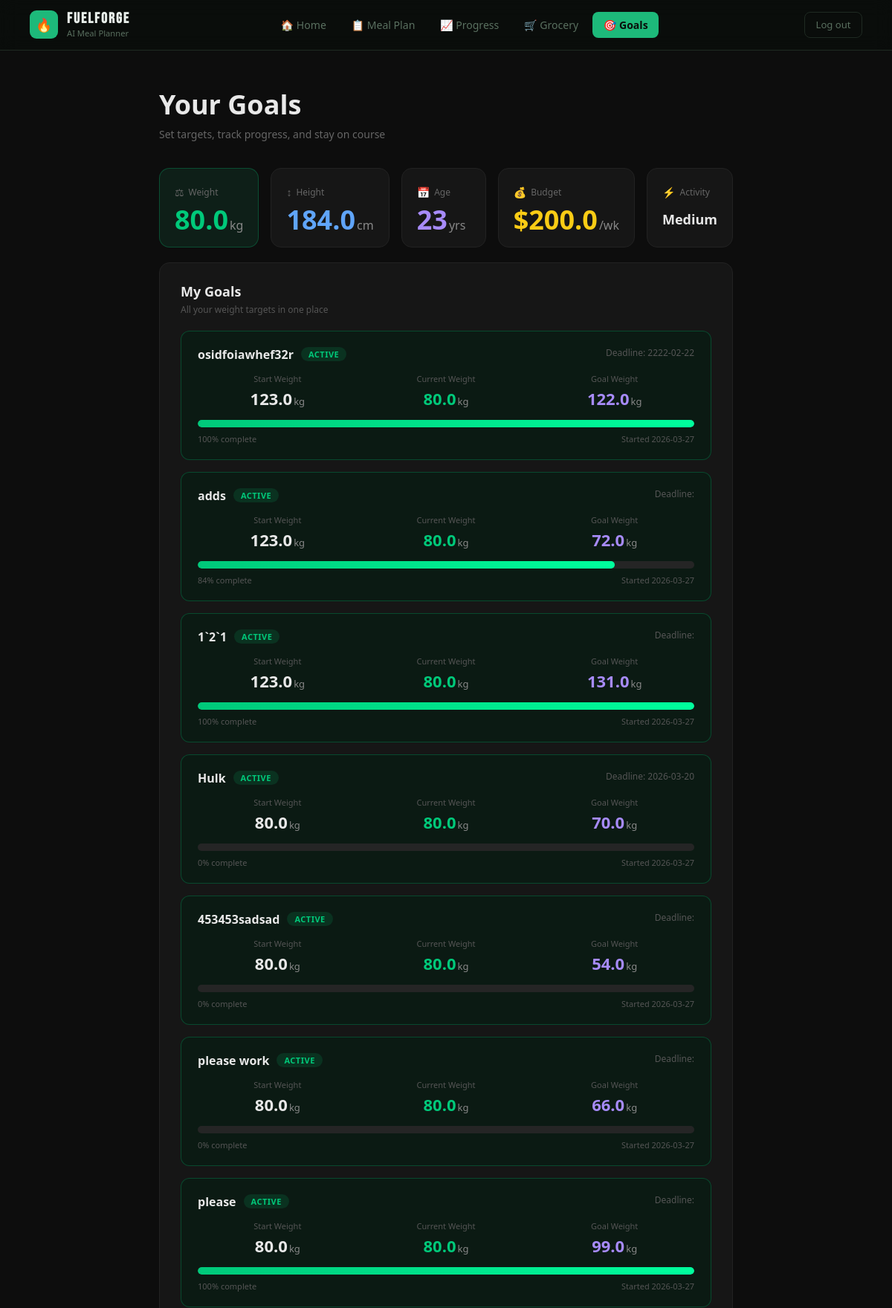
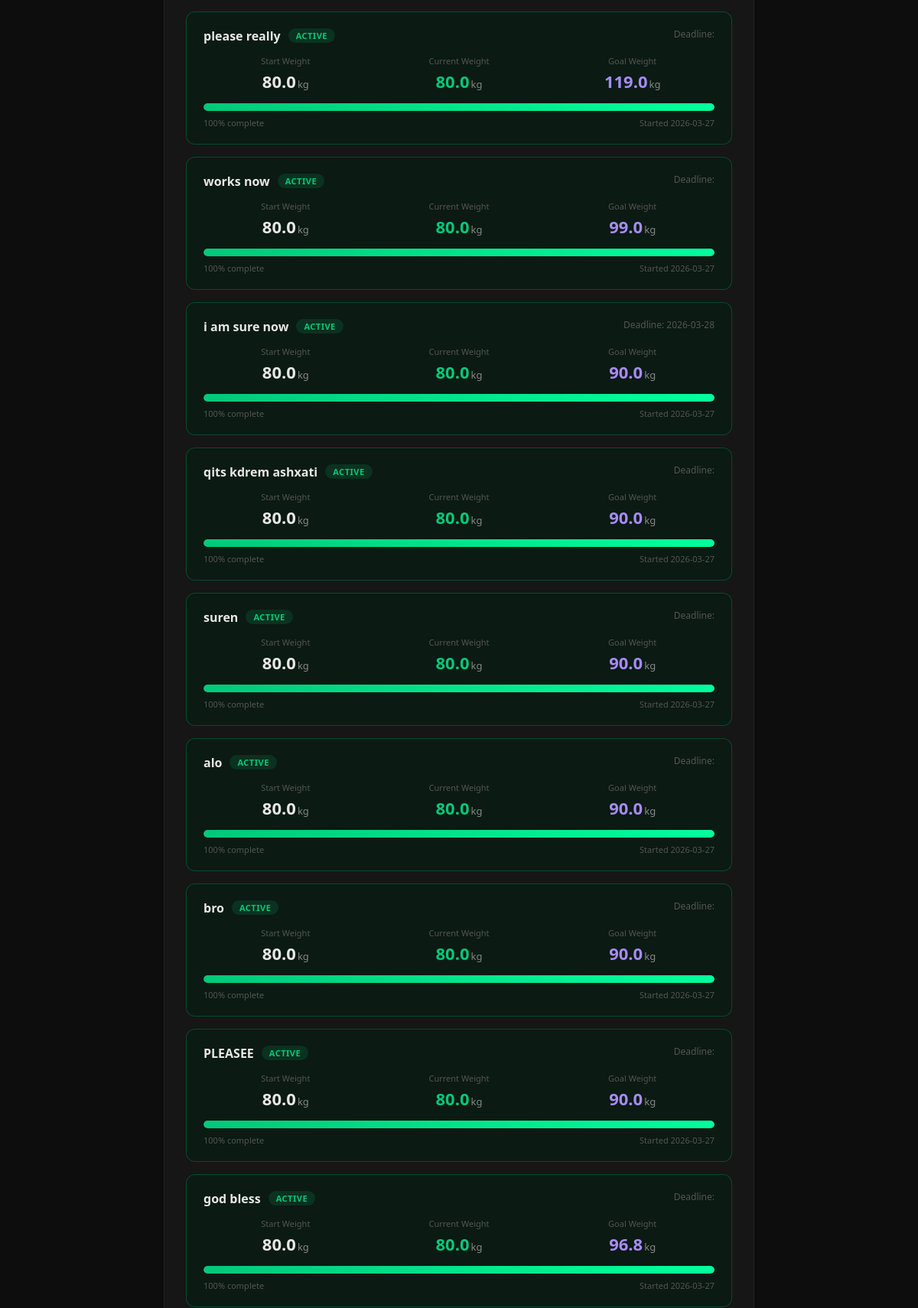
The page /goals (signed in, upper part) on the database its author committed (2 pictures, top to bottom).
### tables this page shows
CREATE TABLE users (
            id                INTEGER PRIMARY KEY AUTOINCREMENT,
            email             TEXT    NOT NULL UNIQUE,
            password_hash     TEXT    NOT NULL,
            weight            REAL    DEFAULT 0,       -- kg
            height            REAL    DEFAULT 0,       -- cm
            age               INTEGER DEFAULT 0,
            budget            REAL    DEFAULT 0,       -- $ per week
            activity_level    TEXT    DEFAULT 'medium',
            current_streak    INTEGER DEFAULT 0,
            longest_streak    INTEGER DEFAULT 0,
            total_active_days INTEGER DEFAULT 0,
            last_login_date   TEXT    DEFAULT '',
            created_at        TEXT    DEFAULT (date('now'))
        );

CREATE TABLE goals (
            id           INTEGER PRIMARY KEY AUTOINCREMENT,
            user_id      INTEGER NOT NULL REFERENCES users(id) ON DELETE CASCADE,
            title        TEXT    NOT NULL,
            goal_weight  REAL    NOT NULL,  -- kg
            start_weight REAL    NOT NULL,  -- kg at time of creation
            created      TEXT    DEFAULT (date('now')),
            deadline     TEXT    DEFAULT '',
            status       TEXT    DEFAULT 'active'
        );

### goals.py (the view, shortened to what this page needs)
@goals_bp.route("/goals", methods=["GET", "POST"])
def goals():
    if "uid" not in session:
        return redirect(url_for("login"))
    uid  = session["uid"]
    conn = get_db()
    user = dict(conn.execute("SELECT * FROM users WHERE id=?", (uid,)).fetchone())
    rows = conn.execute(
        "SELECT * FROM goals WHERE user_id=? ORDER BY created DESC", (uid,)
    ).fetchall()
    conn.close()
    goals_list = []
    for row in rows:
        g = dict(row)
        g["current_weight"] = user["weight"]
        total = abs(g["start_weight"] - g["goal_weight"])
        done  = abs(g["start_weight"] - user["weight"])
        g["progress_pct"] = min(round((done / total * 100) if total else 0, 1), 100)
        goals_list.append(g)
    data = {
        "app_name":       "FUELFORGE",
        "tagline":        "AI Meal Planner",
        "nav":            ["Home", "Meal Plan", "Progress", "Goals", "Grocery", "Scanner"],
        "active_nav":     "Goals",
        "current_weight": user["weight"],
        "height":         user["height"],
        "age":            user["age"],
        "budget":         user["budget"],
        "activity_level": user.get("activity_level") or "medium",
        "goals":          goals_list,
    }
    return render_template("goals.html", d=data)

### database.py (called while the page is built)
def get_db():
    conn = sqlite3.connect(DB_PATH)
    conn.row_factory = sqlite3.Row
    conn.execute("PRAGMA foreign_keys = ON")
    return conn

### templates/goals.html (shortened to what this page needs)
<!DOCTYPE html>
<html lang="en">
<head>
</head>
<body>
<nav>
  <div class="logo">
    <div class="logo-icon">🔥</div>
    <div class="logo-text">
      <strong>FUELFORGE</strong>
      <span>AI Meal Planner</span>
    </div>
  </div>
  <ul class="nav-links">
    <li><a href="/home">🏠 Home</a></li>
    <li><a href="/meal-plan">📋 Meal Plan</a></li>
    <li><a href="/progress">📈 Progress</a></li>
    <li><a href="/grocery">🛒 Grocery</a></li>
    <li><a href="/goals" class="active">🎯 Goals</a></li>
  </ul>
  <a href="/logout" class="btn-logout">Log out</a>
</nav>
<main>
  <h1>Your Goals</h1>
  <p class="subtitle">Set targets, track progress, and stay on course</p>
  <div class="profile-grid">
    <div class="card highlight">
      <div class="card-label"><span class="icon">&#9878;</span> Weight</div>
      <div class="card-value green">{{ d.current_weight }}<span>kg</span></div>
    </div>
    <div class="card">
      <div class="card-label"><span class="icon">&#8597;</span> Height</div>
      <div class="card-value blue">{{ d.height }}<span>cm</span></div>
    </div>
    <div class="card">
      <div class="card-label"><span class="icon">&#128197;</span> Age</div>
      <div class="card-value purple">{{ d.age }}<span>yrs</span></div>
    </div>
    <div class="card">
      <div class="card-label"><span class="icon">&#128176;</span> Budget</div>
      <div class="card-value gold">${{ d.budget }}<span>/wk</span></div>
    </div>
    <div class="card">
      <div class="card-label"><span class="icon">&#9889;</span> Activity</div>
      <div class="card-value" style="font-size:18px; line-height:1.3; padding-top:6px;">
        {% set al = d.activity_level %}
        {% if al == 'very_low' %}Very Low
        {% elif al == 'low' %}Low
        {% elif al == 'medium' %}Medium
        {% elif al == 'high' %}High
        {% elif al == 'very_high' %}Very High
        {% else %}—
        {% endif %}
      </div>
    </div>
  </div>
  <div class="section">
    <div class="section-title">My Goals</div>
    <div class="section-sub">All your weight targets in one place</div>
    <div class="goals-list">
      {% for g in d.goals %}
      {% set diff = g.start_weight - g.goal_weight %}
      {% set done = g.start_weight - g.current_weight %}
      {% set pct = ((done / diff) * 100) | int if diff > 0 else 100 %}
      {% set pct = [pct, 0] | max %}
      {% set pct = [pct, 100] | min %}
      <div class="goal-card {{ g.status }}-goal">
        <div class="goal-header">
          <div class="goal-title-row">
            <div class="goal-title">{{ g.title }}</div>
            <div class="status-badge {{ g.status }}">{{ g.status | upper }}</div>
          </div>
          <div class="goal-deadline">Deadline: {{ g.deadline }}</div>
        </div>
        <div class="goal-weights">
          <div class="gw-item">
            <div class="gw-label">Start Weight</div>
            <div class="gw-val">{{ g.start_weight }}<span class="gw-unit">kg</span></div>
          </div>
          <div class="gw-item">
            <div class="gw-label">Current Weight</div>
            <div class="gw-val green">{{ g.current_weight }}<span class="gw-unit">kg</span></div>
          </div>
          <div class="gw-item">
            <div class="gw-label">Goal Weight</div>
            <div class="gw-val purple">{{ g.goal_weight }}<span class="gw-unit">kg</span></div>
          </div>
        </div>
        <div class="progress-bar-bg">
          <div class="progress-bar-fill {% if g.status == 'completed' %}purple-fill{% endif %}" style="width: {{ pct }}%"></div>
        </div>
        <div class="progress-info">
          <span>{{ pct }}% complete</span>
          <span>Started {{ g.created }}</span>
        </div>
      </div>
      {% endfor %}
    </div>
  </div>
</main>
</body>
</html>

### templates/goals.html (style rules this page uses)
*, *::before, *::after { box-sizing: border-box; margin: 0; padding: 0; }
body { background: #0d0d0d; color: #e8e8e8; font-family: 'Segoe UI', system-ui, sans-serif; min-height: 100vh; }
nav { display: flex; align-items: center; justify-content: space-between; padding: .9rem 2.5rem; border-bottom: 1px solid #1f2a22; position: sticky; top: 0; z-index: 100; background: rgba(10,14,11,.92); backdrop-filter: blur(12px); }
.logo { display: flex; align-items: center; gap: .75rem; }
.logo-icon { width: 38px; height: 38px; background: #1db97a; border-radius: 9px; display: grid; place-items: center; font-size: 1.1rem; }
.logo-text { line-height: 1; }
.logo-text strong { display: block; font-family: 'Bebas Neue', sans-serif; font-size: 1.25rem; letter-spacing: .1em; color: #e8eeea; }
.logo-text span { font-size: .7rem; color: #5a7060; font-weight: 300; }
.nav-links { display: flex; align-items: center; gap: .3rem; list-style: none; }
.nav-links a { text-decoration: none; color: #5a7060; font-size: .88rem; font-weight: 500; padding: .5rem .9rem; border-radius: 8px; display: flex; align-items: center; gap: .4rem; transition: color .2s, background .2s; }
.nav-links a.active { background: #1db97a; color: #0a0e0b !important; font-weight: 600; }
.btn-logout { text-decoration: none; color: #5a7060; font-size: .82rem; font-weight: 500; padding: .45rem .9rem; border-radius: 8px; border: 1px solid #1f2a22; margin-left: .5rem; transition: color .2s, border-color .2s; }
main { max-width: 820px; margin: 0 auto; padding: 48px 24px 80px; }
h1 { font-size: 36px; font-weight: 800; margin-bottom: 6px; }
.subtitle { color: #666; font-size: 14px; margin-bottom: 36px; }
.profile-grid { display: grid; grid-template-columns: repeat(5, 1fr); gap: 16px; margin-bottom: 20px; }
.card { background: #161616; border: 1px solid #222; border-radius: 14px; padding: 22px 20px 18px; }
.card.highlight { border-color: #00c97a44; background: #0e1f18; }
.card-label { font-size: 12px; color: #666; margin-bottom: 10px; display: flex; align-items: center; gap: 6px; }
.card-label .icon { font-size: 14px; }
.card-value { font-size: 36px; font-weight: 800; line-height: 1; }
.card-value span { font-size: 16px; font-weight: 400; color: #888; margin-left: 2px; }
.green { color: #00c97a; }
.purple { color: #a78bfa; }
.blue { color: #60a5fa; }
.gold { color: #facc15; }
.section { background: #161616; border: 1px solid #222; border-radius: 14px; padding: 26px 28px; margin-bottom: 20px; }
.section-title { font-size: 18px; font-weight: 700; margin-bottom: 4px; }
.section-sub { font-size: 12px; color: #555; margin-bottom: 20px; }
.goals-list { display: flex; flex-direction: column; gap: 16px; }
.goal-card { background: #111; border: 1px solid #222; border-radius: 12px; padding: 20px 22px; position: relative; }
.goal-card.active-goal { border-color: #00c97a44; background: #0b1a13; }
.goal-header { display: flex; justify-content: space-between; align-items: flex-start; margin-bottom: 14px; }
.goal-title-row { display: flex; align-items: center; gap: 10px; }
.goal-title { font-size: 16px; font-weight: 700; }
.status-badge { font-size: 11px; font-weight: 700; padding: 2px 10px; border-radius: 20px; letter-spacing: 0.5px; }
.status-badge.active { background: #00c97a22; color: #00c97a; }
.goal-deadline { font-size: 12px; color: #555; }
.goal-weights { display: grid; grid-template-columns: 1fr 1fr 1fr; gap: 12px; margin-bottom: 14px; }
.gw-item { text-align: center; }
.gw-label { font-size: 11px; color: #555; margin-bottom: 4px; }
.gw-val { font-size: 22px; font-weight: 800; }
.gw-unit { font-size: 13px; color: #888; margin-left: 2px; font-weight: 400; }
.progress-bar-bg { background: #252525; border-radius: 8px; height: 10px; overflow: hidden; margin-bottom: 8px; }
.progress-bar-fill { height: 100%; background: linear-gradient(90deg, #00c97a, #00ff9d); border-radius: 8px; }
.progress-info { display: flex; justify-content: space-between; font-size: 11px; color: #555; }

### rows shown on the page
users: current_weight "80.0", height "184.0", age "23", budget "200.0", current_weight "80.0" "80.0" "80.0" "80.0" "80.0" "80.0" "80.0" "80.0" "80.0" "80.0" "80.0" "80.0" "80.0" "80.0" "80.0" "80.0"
goals: title "osidfoiawhef32r", status "ACTIVE", deadline "2222-02-22", start_weight "123.0", goal_weight "122.0", created "2026-03-27"
goals: title "adds", status "ACTIVE", start_weight "123.0", goal_weight "72.0", created "2026-03-27"
goals: title "1`2`1", status "ACTIVE", start_weight "123.0", goal_weight "131.0", created "2026-03-27"
goals: title "Hulk", status "ACTIVE", deadline "2026-03-20", start_weight "80.0", goal_weight "70.0", created "2026-03-27"
goals: title "453453sadsad", status "ACTIVE", start_weight "80.0", goal_weight "54.0", created "2026-03-27"
goals: title "please work", status "ACTIVE", start_weight "80.0", goal_weight "66.0", created "2026-03-27"
goals: title "please", status "ACTIVE", start_weight "80.0", goal_weight "99.0", created "2026-03-27"
goals: title "please really", status "ACTIVE", start_weight "80.0", goal_weight "119.0", created "2026-03-27"
goals: title "works now", status "ACTIVE", start_weight "80.0", goal_weight "99.0", created "2026-03-27"
goals: title "i am sure now", status "ACTIVE", deadline "2026-03-28", start_weight "80.0", goal_weight "90.0", created "2026-03-27"
goals: title "qits kdrem ashxati", status "ACTIVE", start_weight "80.0", goal_weight "90.0", created "2026-03-27"
goals: title "suren", status "ACTIVE", start_weight "80.0", goal_weight "90.0", created "2026-03-27"
goals: title "alo", status "ACTIVE", start_weight "80.0", goal_weight "90.0", created "2026-03-27"
goals: title "bro", status "ACTIVE", start_weight "80.0", goal_weight "90.0", created "2026-03-27"
goals: title "PLEASEE", status "ACTIVE", start_weight "80.0", goal_weight "90.0", created "2026-03-27"
goals: title "god bless", status "ACTIVE", start_weight "80.0", goal_weight "96.8", created "2026-03-27"

### other values the page prints
{{ pct }} "100" "84" "100" "0" "0" "0" "100" "100" "100" "100" "100" "100" "100" "100" "100" "100"
